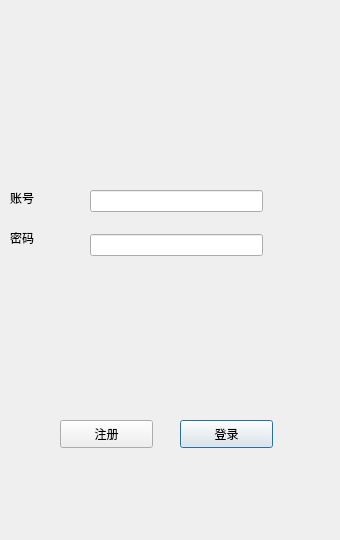
<?xml version="1.0" encoding="UTF-8"?>
<ui version="4.0">
 <class>login</class>
 <widget class="QDialog" name="login">
  <property name="geometry">
   <rect>
    <x>0</x>
    <y>0</y>
    <width>340</width>
    <height>540</height>
   </rect>
  </property>
  <property name="minimumSize">
   <size>
    <width>340</width>
    <height>540</height>
   </size>
  </property>
  <property name="maximumSize">
   <size>
    <width>340</width>
    <height>540</height>
   </size>
  </property>
  <property name="windowTitle">
   <string>Dialog</string>
  </property>
  <widget class="QPushButton" name="login_Button">
   <property name="geometry">
    <rect>
     <x>180</x>
     <y>420</y>
     <width>93</width>
     <height>28</height>
    </rect>
   </property>
   <property name="text">
    <string>登录</string>
   </property>
  </widget>
  <widget class="QLabel" name="label">
   <property name="geometry">
    <rect>
     <x>10</x>
     <y>190</y>
     <width>72</width>
     <height>15</height>
    </rect>
   </property>
   <property name="text">
    <string>账号</string>
   </property>
  </widget>
  <widget class="QLabel" name="label_2">
   <property name="geometry">
    <rect>
     <x>10</x>
     <y>230</y>
     <width>72</width>
     <height>15</height>
    </rect>
   </property>
   <property name="text">
    <string>密码</string>
   </property>
  </widget>
  <widget class="QWidget" name="layoutWidget">
   <property name="geometry">
    <rect>
     <x>90</x>
     <y>190</y>
     <width>173</width>
     <height>66</height>
    </rect>
   </property>
   <layout class="QVBoxLayout" name="verticalLayout">
    <item>
     <widget class="QLineEdit" name="user_id"/>
    </item>
    <item>
     <spacer name="verticalSpacer">
      <property name="orientation">
       <enum>Qt::Vertical</enum>
      </property>
      <property name="sizeHint" stdset="0">
       <size>
        <width>20</width>
        <height>200</height>
       </size>
      </property>
     </spacer>
    </item>
    <item>
     <widget class="QLineEdit" name="user_passwd"/>
    </item>
   </layout>
  </widget>
  <widget class="QLabel" name="login_message">
   <property name="geometry">
    <rect>
     <x>120</x>
     <y>320</y>
     <width>72</width>
     <height>15</height>
    </rect>
   </property>
   <property name="text">
    <string/>
   </property>
  </widget>
  <widget class="QPushButton" name="register_Button">
   <property name="geometry">
    <rect>
     <x>60</x>
     <y>420</y>
     <width>93</width>
     <height>28</height>
    </rect>
   </property>
   <property name="text">
    <string>注册</string>
   </property>
  </widget>
  <zorder>layoutWidget</zorder>
  <zorder>login_Button</zorder>
  <zorder>label</zorder>
  <zorder>label_2</zorder>
  <zorder>login_message</zorder>
  <zorder>register_Button</zorder>
 </widget>
 <resources/>
 <connections>
  <connection>
   <sender>register_Button</sender>
   <signal>clicked()</signal>
   <receiver>login</receiver>
   <slot>accept()</slot>
   <hints>
    <hint type="sourcelabel">
     <x>115</x>
     <y>434</y>
    </hint>
    <hint type="destinationlabel">
     <x>151</x>
     <y>478</y>
    </hint>
   </hints>
  </connection>
 </connections>
</ui>
